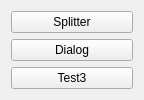
<?xml version="1.0" encoding="UTF-8"?>
<ui version="4.0">
 <class>TestGUI</class>
 <widget class="QWidget" name="TestGUI">
  <property name="geometry">
   <rect>
    <x>0</x>
    <y>0</y>
    <width>144</width>
    <height>99</height>
   </rect>
  </property>
  <property name="windowTitle">
   <string>TestGUI</string>
  </property>
  <layout class="QVBoxLayout" name="verticalLayout">
   <item>
    <widget class="QPushButton" name="test1">
     <property name="text">
      <string>Splitter</string>
     </property>
    </widget>
   </item>
   <item>
    <widget class="QPushButton" name="test2">
     <property name="text">
      <string>Dialog</string>
     </property>
    </widget>
   </item>
   <item>
    <widget class="QPushButton" name="test3">
     <property name="text">
      <string>Test3</string>
     </property>
    </widget>
   </item>
  </layout>
 </widget>
 <layoutdefault spacing="6" margin="11"/>
 <resources/>
 <connections/>
</ui>
